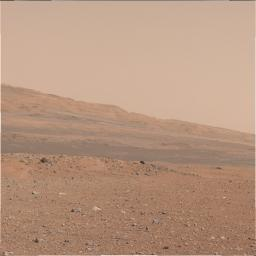
#> input picture Data/MarsRoverImages/0003ML0000000320100052E01_DRCL.JPG, 256 x 256 px, found by its file name
$ python visualodometry.py
#> lines starting #> are read from the running program, lines starting #| are printed output that depends on the picture; pictures that were not available may be replaced by others from this repository, and a replacement may not be noted
import numpy as np
import argparse as ap
import matplotlib.pyplot as plt
import cv2
import os
from pathlib import Path

#Returns the list of file names from the left folder.
def return_left_samples():
    listOfFilesLeft = os.listdir(os.path.join(os.path.dirname(__file__) + "./images/left"))
    listOfFilesLeft.sort()
    return listOfFilesLeft

#Returns the list of file names from the right folder.
def return_right_samples():
    listOfFilesRight = os.listdir(os.path.join(os.path.dirname(__file__) + "./images/right"))
    listOfFilesRight.sort()
    return listOfFilesRight

#https://medium.com/machine-learning-world/feature-extraction-and-similar-image-search-with-opencv-for-newbies-3c59796bf774
#Extracts features of an image via using KAZE.
def extract_features(image_path, vector_size=32):
    print("The passed image path is: " + str(image_path))
    image = cv2.imread(image_path, 0)
    alg = cv2.KAZE_create()
    kps = alg.detect(image)
    kps = sorted(kps, key=lambda x: -x.response)[:vector_size]
    kps, dsc = alg.compute(image, kps)
    needed_size = (vector_size * 64)
    return kps

#https://pythonprogramming.net/feature-matching-homography-python-opencv-tutorial/
def prep_left_and_right_samples():
    leftImgDir = "./images/left/" + str(return_left_samples()[0])
    rightImgDir = "./images/right/" + str(return_right_samples()[0])
    img1 = cv2.imread(leftImgDir, 0)
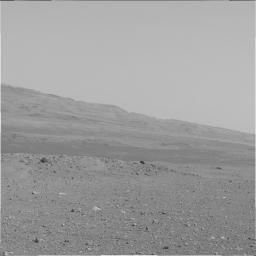
#> img1: shape (256, 256); min 49, max 225, mean 157.6
    img2 = cv2.imread(rightImgDir, 0)
    orb = cv2.ORB_create()
    kp1, des1 = orb.detectAndCompute(img1, None)
#> kp1 = 115 keypoints; strongest (x, y, size): (42, 160, 31), (141, 162, 31), (143, 163, 31), (43, 158, 31)
    kp2, des2 = orb.detectAndCompute(img2, None)
#> kp2 has the same summary as kp1

    bf = cv2.BFMatcher(cv2.NORM_HAMMING, crossCheck=True)
    matches = bf.match(des1,des2)
#> matches = 115 matches
    matches = sorted(matches, key = lambda x:x.distance)

    min_dist = -1
    for match in matches:
        if min_dist == -1:
            # https://opencv24-python-tutorials.readthedocs.io/en/latest/py_tutorials/py_feature2d/py_matcher/py_matcher.html
            # Descriptor is a term to describe an encapsualted values like distances, orientation, etc ... of a match.
            min_dist = match.distance
        if match.distance < min_dist:
            min_dist = match.distance
#> this loop made 115 passes
#> min_dist on pass 1: 0
#> after the loop, min_dist = 0

    goodDistanceDiffs = []
    for m in matches:
        if m.distance < 3.0 * min_dist:
            goodDistanceDiffs.append(m)
#> this loop made 115 passes
#> after the loop, goodDistanceDiffs = []
    matches = sorted(goodDistanceDiffs, key=lambda x: x.distance)
#> matches = []

    # img3 = cv2.drawMatches(img1,kp1,img2,kp2,matches[:10],None, flags=2)
    # plt.imshow(img3)
    # plt.show()

    # (x, y) coordinates from the first image.
    dst_pts = np.float32([kp1[m.trainIdx].pt for m in matches]).reshape(-1, 1, 2)
#> dst_pts = empty array
    # (x, y) coordinates from the second image.
    src_pts = np.float32([kp2[m.trainIdx].pt for m in matches]).reshape(-1, 1, 2)
#> src_pts = empty array

    dst_pts = np.array(dst_pts)
    src_pts = np.array(src_pts)

    # Grabs only the first column (x values)
    dst_pts_x_translation = getTranslationX(dst_pts[:, 0][:, 0])
    # Grabs only the second column (y values)
    dst_pts_y_translation = getTranslationY(dst_pts[0, :][0, :])
    # Apply the same process to the belows
    src_pts_x_translation = getTranslationX(src_pts[:, 0][:, 0])
    src_pts_y_translation = getTranslationY(src_pts[0, :][0, :])

    return 'mock and stubs'

def getTranslationX(array_x):
    x_val_sum = 0
    for element in array_x:
        x_val_sum += element
#> this loop made 0 passes
#> after the loop, x_val_sum = 0

#> (the run stopped early here; a loop or call above may not have finished)

$ run again, on Data/MarsRoverImages/0003ML0000000430100063E01_DRCL.JPG
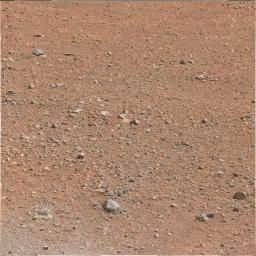
#> input picture Data/MarsRoverImages/0003ML0000000430100063E01_DRCL.JPG, 256 x 256 px, found by its file name
#> in prep_left_and_right_samples, `img1 = cv2.imread(leftImgDir, 0)`:
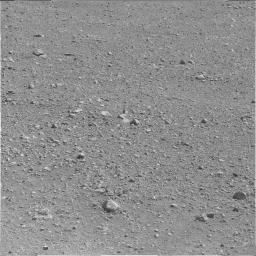
#> img1: shape (256, 256); min 40, max 246, mean 142.6
#> kp1 = 367 keypoints; strongest (x, y, size): (81, 157, 31), (132, 121, 31), (133, 124, 31), (79, 155, 31)
#> kp2 has the same summary as kp1
#> in prep_left_and_right_samples, `matches = bf.match(des1,des2)`: matches = 367 matches
#> the loop in prep_left_and_right_samples, `for match in matches:` made 367 passes
#> min_dist on pass 1: 0
#> after the loop in prep_left_and_right_samples, `for match in matches:`: min_dist = 0
#> after the loop in prep_left_and_right_samples, `for m in matches:`: goodDistanceDiffs = []
#> dst_pts = empty array
#> after the loop in getTranslationX, `for element in array_x:`: x_val_sum = 0

$ run again, on Data/MarsRoverImages/0003ML0000000450100065E01_DRCL.JPG
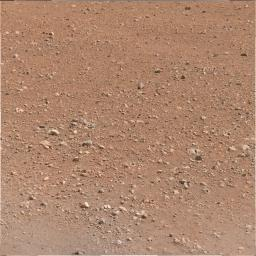
#> input picture Data/MarsRoverImages/0003ML0000000450100065E01_DRCL.JPG, 256 x 256 px, found by its file name
#> in prep_left_and_right_samples, `img1 = cv2.imread(leftImgDir, 0)`:
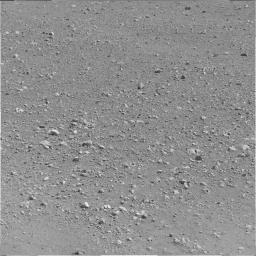
#> img1: shape (256, 256); min 40, max 247, mean 143.3
#> kp1 = 362 keypoints; strongest (x, y, size): (87, 205, 31), (181, 183, 31), (144, 217, 31), (184, 180, 31)
#> kp2 has the same summary as kp1
#> in prep_left_and_right_samples, `matches = bf.match(des1,des2)`: matches = 362 matches
#> the loop in prep_left_and_right_samples, `for match in matches:` made 362 passes
#> min_dist on pass 1: 0
#> after the loop in prep_left_and_right_samples, `for match in matches:`: min_dist = 0
#> after the loop in prep_left_and_right_samples, `for m in matches:`: goodDistanceDiffs = []
#> dst_pts = empty array
#> after the loop in getTranslationX, `for element in array_x:`: x_val_sum = 0
